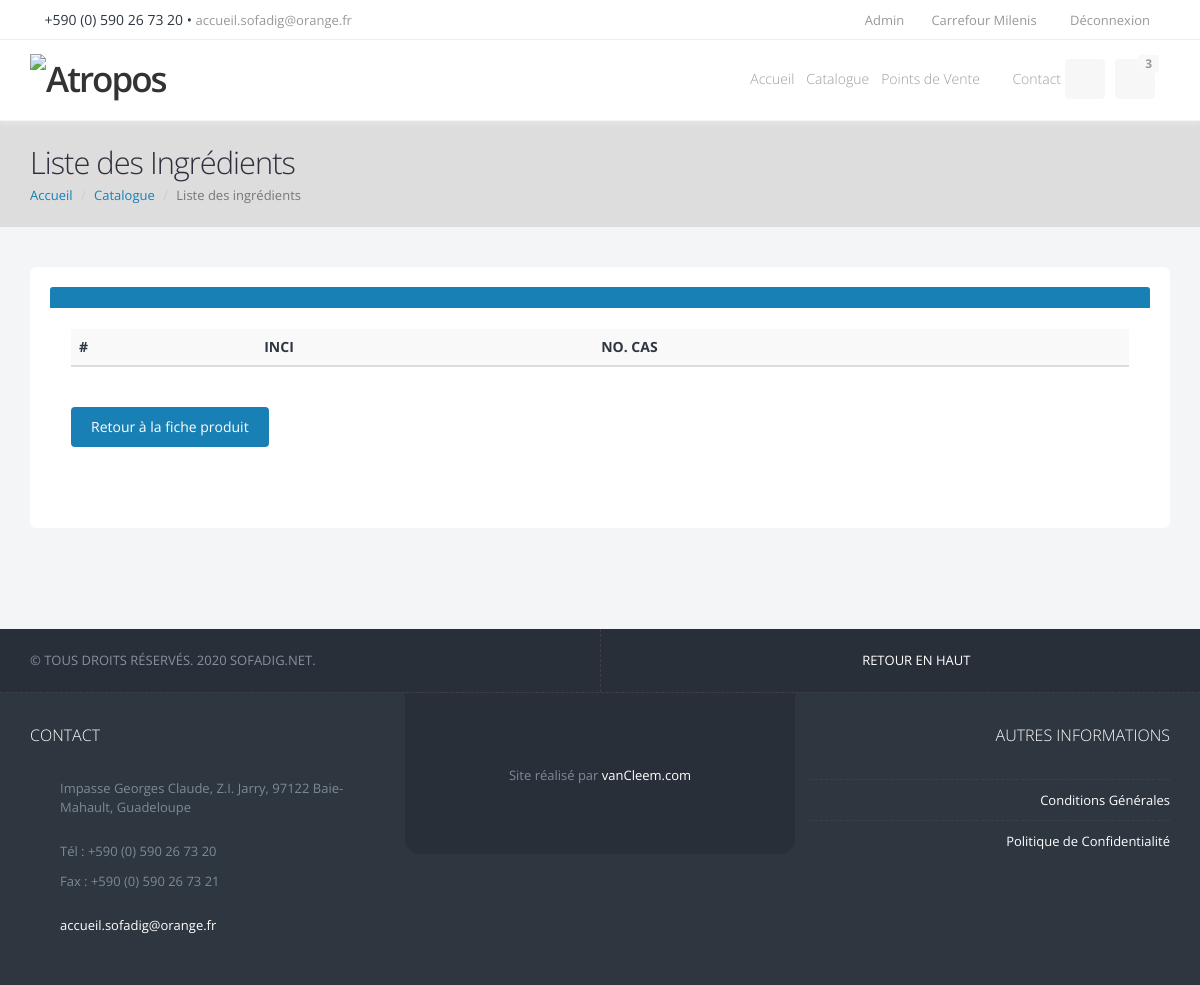
Screenshot of /product/vin04-choisy-vinaigre-alimentaire-citron-vert-1l/ingredients/ (signed in) with the database file from the repository.
### core/models.py (models this page shows, shortened)
class Utility(models.Model):
	TopHeading = models.CharField(max_length=500, default='')
	TopSubHeading = models.CharField(max_length=500, default='')
	TopParagraph = models.CharField(max_length=500, default='')
	PresentationHeading = models.CharField(max_length=500, default='')
	PresentationPara1 = models.CharField(max_length=500, default='')
	PresentationPara2 = models.CharField(max_length=500, default='')
	PresentationPara3 = models.CharField(max_length=500, default='')
	IMG1 = models.ImageField(upload_to='HomePage/', default='default.jpg')
	IMG2 = models.ImageField(upload_to='HomePage/', default='default.jpg')
	IMG3 = models.ImageField(upload_to='HomePage/', default='default.jpg')
	Lundi = models.CharField(max_length=100, default='8:00 – 12:00 / 14:00 – 17:00')
	Mardi = models.CharField(max_length=100, default='8:00 – 12:00 / 14:00 – 17:00')
	Mercredi = models.CharField(max_length=100, default='8:00 – 12:00')
	Jeudi = models.CharField(max_length=100, default='8:00 – 12:00 / 14:00 – 17:00')
	Vendredi = models.CharField(max_length=100, default='8:00 – 12:00 / 14:00 – 17:00')
	Samedi = models.CharField(max_length=100, default='Fermé')
	Dimanche = models.CharField(max_length=100, default='Fermé')
	Adresse = models.CharField(max_length=200, default='Impasse Georges Claude, Z.I. Jarry, 97122 Baie-Mahault, Guadeloupe')
	Telephone = models.CharField(max_length=100, default='+590 (0) 590 26 73 20')
	Fax = models.CharField(max_length=100, default='+590 (0) 590 26 73 21')
	Email = models.CharField(max_length=100, default='info@sofadig.net')
	Conditions = models.TextField(default='')
	Politique = models.TextField(default='')
	contact_subject = models.CharField(max_length=200, default='')
	contact_mail = models.CharField(max_length=500, default='')
	info_subject = models.CharField(max_length=200, default='')
	info_mail = models.CharField(max_length=500, default='')
	success_message = models.CharField(max_length=500, default='')
	class Meta:
		verbose_name_plural = "-----  RENSEIGNEMENTS ----"

### core/views.py (the view)
# urls.py: path('product/<str:pk>/ingredients/', views.ingredients, name='ingredients'),
def ingredients(request, pk):
	util = Utility.objects.all()
	util = util[::-1]
	util = util[0]
	object = get_object_or_404(Product, slug=pk)
	regions = Region.objects.all()
	context = {
		'product' : object,
		'regions' :regions,
		'util' : util,
	}
	return render(request, 'core/x_product_ingredients.html', context)

### core/templates/core/x_product_ingredients.html (shortened to what this page needs)
{% load static %}
<!DOCTYPE html>
	<html>
	<head>
		<link href="{% static 'plugins/bootstrap/css/bootstrap.min.css' %}" rel="stylesheet" type="text/css" />
		<link href="{% static 'css/font-awesome.css' %}" rel="stylesheet" type="text/css" />
		<link href="{% static 'plugins/owl-carousel/owl.carousel.css' %}" rel="stylesheet" type="text/css" />
		<link href="{% static 'plugins/owl-carousel/owl.theme.css' %}" rel="stylesheet" type="text/css" />
		<link href="{% static 'plugins/owl-carousel/owl.transitions.css' %}" rel="stylesheet" type="text/css" />
		<link href="{% static 'plugins/magnific-popup/magnific-popup.css' %}" rel="stylesheet" type="text/css" />
		<link href="{% static 'css/animate.css' %}" rel="stylesheet" type="text/css" />
		<link href="{% static 'css/superslides.css' %}" rel="stylesheet" type="text/css" />
		<link href="{% static 'plugins/slider.revolution.v4/css/settings.css' %}" rel="stylesheet" type="text/css" />
		<link href="{% static 'css/essentials.css' %}" rel="stylesheet" type="text/css" />
		<link href="{% static 'css/layout.css' %}" rel="stylesheet" type="text/css" />
		<link href="{% static 'css/layout-responsive.css' %}" rel="stylesheet" type="text/css" />
		<link href="{% static 'css/shop.css' %}" rel="stylesheet" type="text/css" />
		<link href="{% static 'css/color_scheme/darkblue.css' %}" rel="stylesheet" type="text/css" />
		<link href="{% static 'plugins/styleswitcher/styleswitcher.css' %}" rel="stylesheet" type="text/css" />
	</head>
	<body>
		<header id="topHead">
			<div class="container">
				<span class="quick-contact pull-left">
					<i class="fa fa-phone"></i> {{ util.Telephone }} &bull;
					<a class="hidden-xs" href="mailto:{{ util.Email }}">{{ util.Email }}</a>
				</span>
{% if not user.is_authenticated %}
				<div class="pull-right nav signin-dd">
					<a id="quick_sign_in" href="page-signin.html" data-toggle="dropdown"><i class="fa fa-users"></i><span class="hidden-xs"> Connexion</span></a>
					<div class="dropdown-menu" role="menu" aria-labelledby="quick_sign_in">
						<h4>Accès pro</h4>
						<form method="POST" role="form" action="{% url 'login' %}">
							{% csrf_token %}
							<div class="form-group">
								<input required type="text" class="form-control" placeholder="Adresse mail" name="username">
							</div>
							<div class="input-group">
								<input required type="password" class="form-control" placeholder="Mot de passe" name="password">
								<span class="input-group-btn">
									<input type="submit" name="submit" class="btn btn-primary">Connexion</button>
								</span>
							</div>
<!--
							<div class="checkbox">
								<label>
									<input type="checkbox"> Mémoriser &bull; <a href="page-signin.html">Mot de passe oublié?</a>
								</label>
							</div>
-->
						</form>
						<hr />
						<p class="bottom-create-account">
							<a href="page-signup.html">Demande d'accès</a>
						</p>
					</div>
				</div>
				{% else %}
				<div class="pull-right nav signin-dd">
					<a id="quick_sign_in" href="{% url 'logout' %}" data-toggle=""><i class="fa fa-users"></i> Déconnexion</a>
				</div>
				{% endif %}
				{% if user.is_authenticated %}
				<div class="pull-right nav hidden-xs">
					<a href="page-about-us.html"><i class="fa fa-user"></i> Admin</a>
					<a href="#" data-toggle="modal" data-target="#myModal"><i class="fa fa-building"></i> Carrefour Milenis</a>
				</div>
				{% endif %}
			</div>
		</header>
		<header id="topNav" class="topHead">
			<div class="container">
				<a class="logo" href="{% url 'home' %}">
					<img src="{% static 'images/logo.png' %}" alt="Atropos" />
				</a>
				<div class="navbar-collapse nav-main-collapse collapse pull-right">
					<nav class="nav-main mega-menu">
						<ul class="nav nav-pills nav-main scroll-menu" id="topMain">
							<li><a href="{% url 'home' %}">Accueil</a></li>
                            <li><a href="{% url 'catalog' %}">Catalogue</a></li>
                            <li class="dropdown">
								<a class="dropdown-toggle" href="">
									Points de Vente <i class="fa fa-angle-down"></i>
								</a>
							</li>
                            <li><a href="{% url 'contact' %}">Contact</a></li>
							{% if user.is_authenticated %}
							<li class="search">
							</li>
							<li class="quick-cart">
								<span class="badge pull-right">3</span>
							</li>
							{% endif %}
						</ul>
					</nav>
				</div>
			</div>
		</header>
		<div id="wrapper">
			<header id="page-title">
				<div class="container">
					<h1>Liste des Ingrédients</h1>
					<ul class="breadcrumb">
						<li><a href="{% url 'home' %}">Accueil</a></li>
						<li><a href="{% url 'catalog' %}">Catalogue</a></li>
						<li class="active">Liste des ingrédients</li>
					</ul>
				</div>
			</header>
			<section class="container printable">
				<div class="white-row">
				<div class="panel panel-primary">
					<div class="panel-heading">
					</div>
					<div class="panel-body">
						<table class="table table-striped">
							<thead>
								<tr>
									<th>#</th>
									<th>INCI</th>
									<th>NO. CAS</th>
								</tr>
							</thead>
						</table>
                        <div class="padding20">
							<a href="{% url 'detail' product.slug %}"><button class="btn btn-primary">Retour à la fiche produit</button></a>
						</div>
					</div>
				</div>
					</div>
				</div>
		<footer>
			<div class="footer-bar">
				<div class="container">
					<span class="copyright">&copy; Tous droits réservés. 2020 Sofadig.net.</span>
					<a class="toTop" href="#topNav">RETOUR EN HAUT <i class="fa fa-arrow-circle-up"></i></a>
				</div>
			</div>
			<div class="footer-content">
				<div class="container">
					<div class="row">
						<div class="column col-md-4">
							<h3>CONTACT</h3>
							<address class="font-opensans">
								<ul>
									<li class="footer-sprite address">
										{{ util.Adresse }}
									</li>
									<li class="footer-sprite phone">
										Tél : {{ util.Telephone }}<br />
                                        Fax : {{ util.Fax }}
									</li>
									<li class="footer-sprite email">
										<a href="mailto:info@sofadig.net">{{ util.Email }}</a>
									</li>
								</ul>
							</address>
						</div>
						<div class="column logo col-md-4 text-center">
							<div class="logo-content">
                                <p>Site réalisé par <a href="https://vancleem.com" target="_blank"> vanCleem.com</a></p>
							</div>
						</div>
						<div class="column col-md-4 text-right">
							<h3>AUTRES INFORMATIONS</h3>
							<div class="post-item">
								<h3><a href="{% url 'condition' %}">Conditions Générales</a></h3>
							</div>
                            <div class="post-item">
								<h3><a href="{% url 'politiq' %}">Politique de Confidentialité</a></h3>
							</div>
						</div>
					</div>
				</div>
			</div>
		</footer>
	</body>
</html>

### core/static/css/essentials.css (style rules this page uses)
button { background: none; border: 0; margin: 0; padding: 0; cursor: pointer; }
img { border: 0; vertical-align: top; }
textarea, input, button, *:focus { outline:none !important; }
audio, canvas, img, video { vertical-align: middle; }
p { display: block; -webkit-margin-before: 1em; -webkit-margin-after: 1em; -webkit-margin-start: 0px; -webkit-margin-end: 0px; }
a, a:focus, a:hover, a:active { outline: 0; cursor:pointer; }
p, ol li, ul li { color: #7e8998; }
.padding20 { padding:20px 0 !important; }
.container { position:relative; }
i.fa { text-decoration:none !important; }
h1, h2, h3, h4, h5, h6 { margin:0; color:#333; font-family:'Open Sans'; font-weight:300; letter-spacing:-1px; }
h1 { font-size: 3em; line-height: 44px; margin: 0 0 44px 0; }
h3 { color: #CCC; font-size: 1.8em; font-weight: 300; letter-spacing: normal; line-height: 24px; margin: 0 0 32px 0; }
p { line-height: 22px; margin: 0 0 20px; }
.btn, .btn:hover { border: 0; padding: 8px 18px; border:rgba(255,255,255,0) 2px solid; -webkit-transition: all 0.2s; -moz-transition: all 0.2s; -o-transition: all 0.2s; transition: all 0.2s; }
.panel { border: 0; background: transparent; -webkit-box-shadow: none; -moz-box-shadow: none; box-shadow: none; }
.panel-body { padding: 21px; }
.breadcrumb { font-size:13px; margin: -3px 0 0; padding:0; position: relative; display: inline-block; background:none; -webkit-border-radius: 0; -moz-border-radius: 0; border-radius: 0; }
table, .note-editor .note-editable { background-color:#f9f9f9; }

### core/static/css/layout-responsive.css (style rules this page uses)
@media (min-width: 990px) { nav.mega-menu .nav, nav.mega-menu .dropup, nav.mega-menu .dropdown, nav.mega-menu .collapse { position: static; } }
@media only screen and (max-width: 1200px) { header#topNav nav ul.nav-pills > li > a, header#topNav nav ul.nav-pills > li > a:hover { font-size: 14px; padding: 10px 8px; } }

### core/static/css/color_scheme/darkblue.css (style rules this page uses)
h1,h2,h3,h4,h5,h6, .divider.dark .fa, .divider.white .fa, div.tabs ul.nav-tabs li.active a, h4.panel-title a, div.toggle > label, .noimg-slider h1, .noimg-slider p, .list-icon li:before, .styleColor { color:#2E363F; }
a, .styleSecondColor, .list-icon.color li:before, .item-box-desc small, p.dropcap:first-letter, ul.pagination a, ul.pagination a:hover, ul.pagination li.active .fa, ul.star-rated.styleSecondColor li i, .tp-catpion a, .divider.styleColor .fa { color:#1980B6; }
header#page-title { color:#2d2f3c; }
header#page-title h1, header#page-title h2 { color:#2d2f3c; }
.btn-primary { background-color:#1980B6 !important; }
.panel-primary .panel-heading { background-color:#1980B6; border-bottom:#1980B6 1px solid; }
.panel-body { background-color:#fff; -webkit-border-bottom-right-radius: 6px; -webkit-border-bottom-left-radius: 6px; -moz-border-radius-bottomright: 6px; -moz-border-radius-bottomleft: 6px; border-bottom-right-radius: 6px; border-bottom-left-radius: 6px; }

### rows the page displays
Utility: Telephone "+590 (0) 590 26 73 20", Email "accueil.sofadig@orange.fr", Adresse "Impasse Georges Claude, Z.I. Jarry, 97122 Baie-Mahault, Guadeloupe", Fax "+590 (0) 590 26 73 21"
